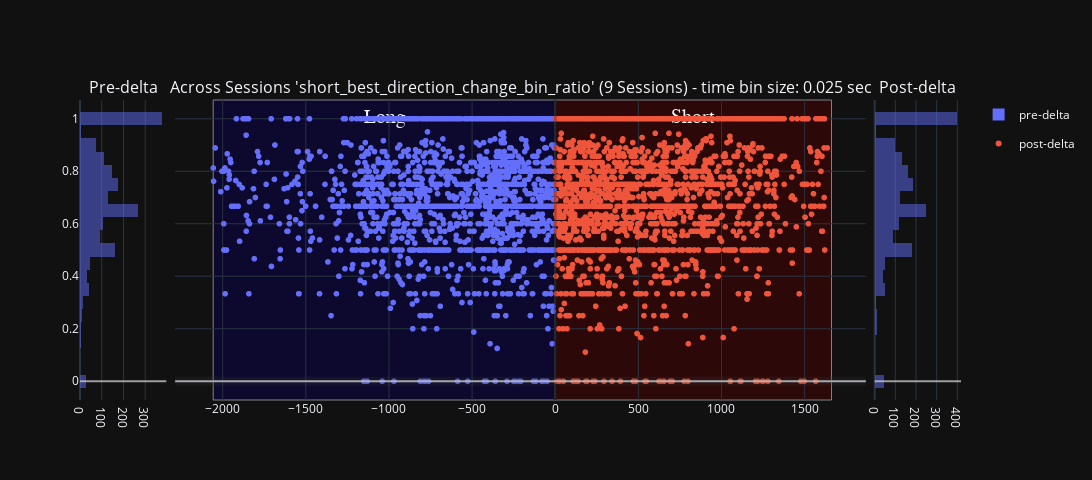

Notebook cell for this chart:
### Code cell
variable_name = 'short_best_direction_change_bin_ratio'
# variable_name = 'long_best_congruent_dir_bins_ratio'
# variable_name = 'short_best_wcorr'
# 'color':'is_user_annotated_epoch'
# 'color': 'is_user_annotated_epoch', 
px_scatter_kwargs = {'x': 'delta_aligned_start_t', 'y': variable_name, 'color':"pre_post_delta_category", 'title': f"'{variable_name}'"} # , 'color': 'time_bin_size', 'range_y': [-1.0, 1.0], , 'labels': {'session_name': 'Session', 'time_bin_size': 'tbin_size', 'is_user_annotated_epoch':'user_sel'}
# hist_kwargs = dict(color="time_bin_size")
hist_kwargs = dict(color="pre_post_delta_category") # , histnorm='probability density'
new_fig_ripples = plotly_pre_post_delta_scatter(data_results_df=concatenated_ripple_df, out_scatter_fig=None, histogram_bins=histogram_bins,
                        px_scatter_kwargs=px_scatter_kwargs, histogram_variable_name=variable_name, hist_kwargs=hist_kwargs, forced_range_y=None,
                        time_delta_tuple=(earliest_delta_aligned_t_start, 0.0, latest_delta_aligned_t_end))
_extras_output_dict = {}
_extras_output_dict["y_mid_line"] = new_fig_ripples.add_hline(y=0.0, line=dict(color="rgba(0.8,0.8,0.8,.75)", width=2), row='all', col='all')
new_fig_ripples.update_layout(fig_size_kwargs)
new_fig_ripples

### Figure 1 — Plotly figure (JSON) as saved in the notebook; plotly's stock layout.template omitted (floating-point values rounded to 4 significant figures; data arrays with more than 128 entries replaced by an {"elided": "..."} marker saying what was removed)
{"data": [{"alignmentgroup": "True", "bingroup": "y", "hovertemplate": "pre_post_delta_category=pre-delta<br>count=%{x}<br>short_best_direction_change_bin_ratio=%{y}<extra></extra>", "legendgroup": "pre-delta", "marker": {"color": "#636efa", "opacity": 0.5, "pattern": {"shape": ""}}, "name": "pre-delta", "nbinsy": 25, "offsetgroup": "pre-delta", "orientation": "h", "showlegend": true, "type": "histogram", "xaxis": "x", "y": {"elided": "1855 float values"}, "yaxis": "y"}, {"hovertemplate": "pre_post_delta_category=pre-delta<br>delta_aligned_start_t=%{x}<br>short_best_direction_change_bin_ratio=%{y}<extra></extra>", "legendgroup": "pre-delta", "marker": {"color": "#636efa", "symbol": "circle"}, "mode": "markers", "name": "pre-delta", "showlegend": false, "type": "scattergl", "x": {"elided": "1855 float values"}, "xaxis": "x2", "y": {"elided": "1855 float values"}, "yaxis": "y2"}, {"hovertemplate": "pre_post_delta_category=post-delta<br>delta_aligned_start_t=%{x}<br>short_best_direction_change_bin_ratio=%{y}<extra></extra>", "legendgroup": "post-delta", "marker": {"color": "#EF553B", "symbol": "circle"}, "mode": "markers", "name": "post-delta", "showlegend": true, "type": "scattergl", "x": {"elided": "2011 float values"}, "xaxis": "x2", "y": {"elided": "2011 float values"}, "yaxis": "y2"}, {"alignmentgroup": "True", "bingroup": "y", "hovertemplate": "pre_post_delta_category=post-delta<br>count=%{x}<br>short_best_direction_change_bin_ratio=%{y}<extra></extra>", "legendgroup": "post-delta", "marker": {"color": "#636efa", "opacity": 0.5, "pattern": {"shape": ""}}, "name": "post-delta", "nbinsy": 25, "offsetgroup": "post-delta", "orientation": "h", "showlegend": false, "type": "histogram", "xaxis": "x3", "y": {"elided": "2011 float values"}, "yaxis": "y3"}], "layout": {"annotations": [{"font": {"size": 16}, "showarrow": false, "text": "Pre-delta", "x": 0.049, "xanchor": "center", "xref": "paper", "y": 1, "yanchor": "bottom", "yref": "paper"}, {"font": {"size": 16}, "showarrow": false, "text": "Across Sessions 'short_best_direction_change_bin_ratio' (9 Sessions) - time bin size: 0.025 sec", "x": 0.5, "xanchor": "center", "xref": "paper", "y": 1, "yanchor": "bottom", "yref": "paper"}, {"font": {"size": 16}, "showarrow": false, "text": "Post-delta", "x": 0.951, "xanchor": "center", "xref": "paper", "y": 1, "yanchor": "bottom", "yref": "paper"}], "barmode": "overlay", "height": 480, "shapes": [{"line": {"color": "rgba(0.2,0.2,0.2,.25)", "width": 9}, "type": "line", "x0": 0, "x1": 1, "xref": "x2 domain", "y0": 0, "y1": 0, "yref": "y2"}, {"line": {"color": "rgba(0,0,0,.25)", "width": 3}, "type": "line", "x0": 0, "x1": 0, "xref": "x2", "y0": 0, "y1": 1, "yref": "y2 domain"}, {"fillcolor": "#0b0049", "label": {"font": {"family": "Times New Roman", "size": 20}, "text": "Long", "textposition": "top center"}, "layer": "below", "line": {"width": 1}, "opacity": 0.5, "type": "rect", "x0": -2057.0, "x1": 0, "xref": "x2", "y0": 0, "y1": 1, "yref": "y2 domain"}, {"fillcolor": "#490000", "label": {"font": {"family": "Times New Roman", "size": 20}, "text": "Short", "textposition": "top center"}, "layer": "below", "line": {"width": 1}, "opacity": 0.5, "type": "rect", "x0": 0, "x1": 1662.0, "xref": "x2", "y0": 0, "y1": 1, "yref": "y2 domain"}, {"line": {"color": "rgba(0.8,0.8,0.8,.75)", "width": 2}, "type": "line", "x0": 0, "x1": 1, "xref": "x domain", "y0": 0, "y1": 0, "yref": "y"}, {"line": {"color": "rgba(0.8,0.8,0.8,.75)", "width": 2}, "type": "line", "x0": 0, "x1": 1, "xref": "x2 domain", "y0": 0, "y1": 0, "yref": "y2"}, {"line": {"color": "rgba(0.8,0.8,0.8,.75)", "width": 2}, "type": "line", "x0": 0, "x1": 1, "xref": "x3 domain", "y0": 0, "y1": 0, "yref": "y3"}], "width": 1650, "xaxis": {"anchor": "y", "domain": [0, 0.098]}, "xaxis2": {"anchor": "y2", "domain": [0.108, 0.892]}, "xaxis3": {"anchor": "y3", "domain": [0.902, 1]}, "yaxis": {"anchor": "x", "domain": [0, 1]}, "yaxis2": {"anchor": "x2", "domain": [0, 1], "matches": "y", "showticklabels": false}, "yaxis3": {"anchor": "x3", "domain": [0, 1], "matches": "y", "showticklabels": false}}}
